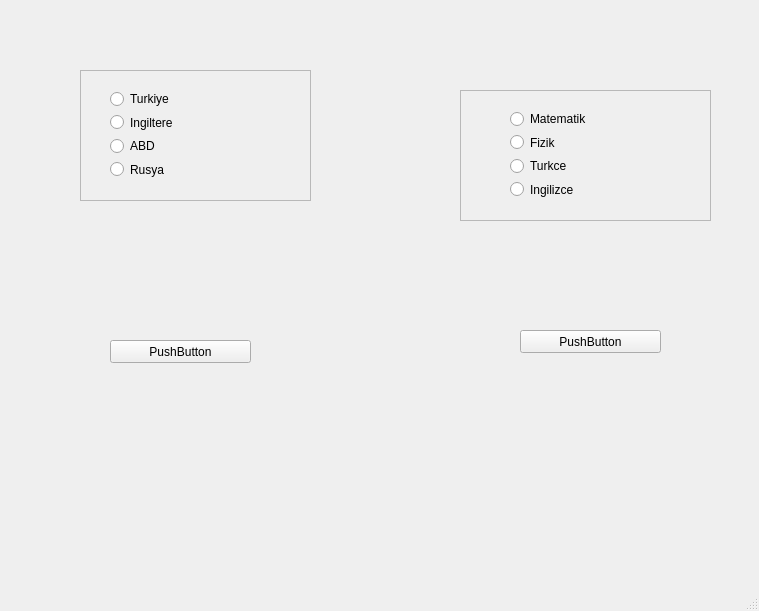
<?xml version="1.0" encoding="UTF-8"?>
<ui version="4.0">
 <class>MainWindow</class>
 <widget class="QMainWindow" name="MainWindow">
  <property name="geometry">
   <rect>
    <x>0</x>
    <y>0</y>
    <width>759</width>
    <height>611</height>
   </rect>
  </property>
  <property name="windowTitle">
   <string>MainWindow</string>
  </property>
  <widget class="QWidget" name="centralwidget">
   <widget class="QLabel" name="lbl_ulke">
    <property name="geometry">
     <rect>
      <x>100</x>
      <y>230</y>
      <width>161</width>
      <height>51</height>
     </rect>
    </property>
    <property name="text">
     <string/>
    </property>
   </widget>
   <widget class="QLabel" name="lbl_ders">
    <property name="geometry">
     <rect>
      <x>500</x>
      <y>230</y>
      <width>171</width>
      <height>61</height>
     </rect>
    </property>
    <property name="text">
     <string/>
    </property>
   </widget>
   <widget class="QPushButton" name="btn_ulke">
    <property name="geometry">
     <rect>
      <x>110</x>
      <y>340</y>
      <width>141</width>
      <height>23</height>
     </rect>
    </property>
    <property name="text">
     <string>PushButton</string>
    </property>
   </widget>
   <widget class="QPushButton" name="btn_ders">
    <property name="geometry">
     <rect>
      <x>520</x>
      <y>330</y>
      <width>141</width>
      <height>23</height>
     </rect>
    </property>
    <property name="text">
     <string>PushButton</string>
    </property>
   </widget>
   <widget class="QFrame" name="frame">
    <property name="geometry">
     <rect>
      <x>80</x>
      <y>70</y>
      <width>231</width>
      <height>131</height>
     </rect>
    </property>
    <property name="frameShape">
     <enum>QFrame::StyledPanel</enum>
    </property>
    <property name="frameShadow">
     <enum>QFrame::Raised</enum>
    </property>
    <widget class="QWidget" name="gridLayoutWidget">
     <property name="geometry">
      <rect>
       <x>30</x>
       <y>20</y>
       <width>160</width>
       <height>88</height>
      </rect>
     </property>
     <layout class="QGridLayout" name="gridLayout">
      <item row="2" column="0">
       <widget class="QRadioButton" name="radioABD">
        <property name="text">
         <string>ABD</string>
        </property>
       </widget>
      </item>
      <item row="1" column="0">
       <widget class="QRadioButton" name="radioIng">
        <property name="text">
         <string>Ingiltere</string>
        </property>
       </widget>
      </item>
      <item row="0" column="0">
       <widget class="QRadioButton" name="radioTurkey">
        <property name="text">
         <string>Turkiye</string>
        </property>
       </widget>
      </item>
      <item row="3" column="0">
       <widget class="QRadioButton" name="radioRusya">
        <property name="text">
         <string>Rusya</string>
        </property>
       </widget>
      </item>
     </layout>
    </widget>
   </widget>
   <widget class="QFrame" name="frame_2">
    <property name="geometry">
     <rect>
      <x>460</x>
      <y>90</y>
      <width>251</width>
      <height>131</height>
     </rect>
    </property>
    <property name="frameShape">
     <enum>QFrame::StyledPanel</enum>
    </property>
    <property name="frameShadow">
     <enum>QFrame::Raised</enum>
    </property>
    <widget class="QWidget" name="gridLayoutWidget_2">
     <property name="geometry">
      <rect>
       <x>50</x>
       <y>20</y>
       <width>160</width>
       <height>88</height>
      </rect>
     </property>
     <layout class="QGridLayout" name="gridLayout_2">
      <item row="0" column="0">
       <widget class="QRadioButton" name="radioMatematik">
        <property name="text">
         <string>Matematik</string>
        </property>
       </widget>
      </item>
      <item row="3" column="0">
       <widget class="QRadioButton" name="radioIngilizce">
        <property name="text">
         <string>Ingilizce</string>
        </property>
       </widget>
      </item>
      <item row="1" column="0">
       <widget class="QRadioButton" name="radioFizik">
        <property name="text">
         <string>Fizik</string>
        </property>
       </widget>
      </item>
      <item row="2" column="0">
       <widget class="QRadioButton" name="radioTurkce">
        <property name="text">
         <string>Turkce</string>
        </property>
       </widget>
      </item>
     </layout>
    </widget>
   </widget>
  </widget>
  <widget class="QMenuBar" name="menubar">
   <property name="geometry">
    <rect>
     <x>0</x>
     <y>0</y>
     <width>759</width>
     <height>21</height>
    </rect>
   </property>
  </widget>
  <widget class="QStatusBar" name="statusbar"/>
 </widget>
 <resources/>
 <connections/>
</ui>
